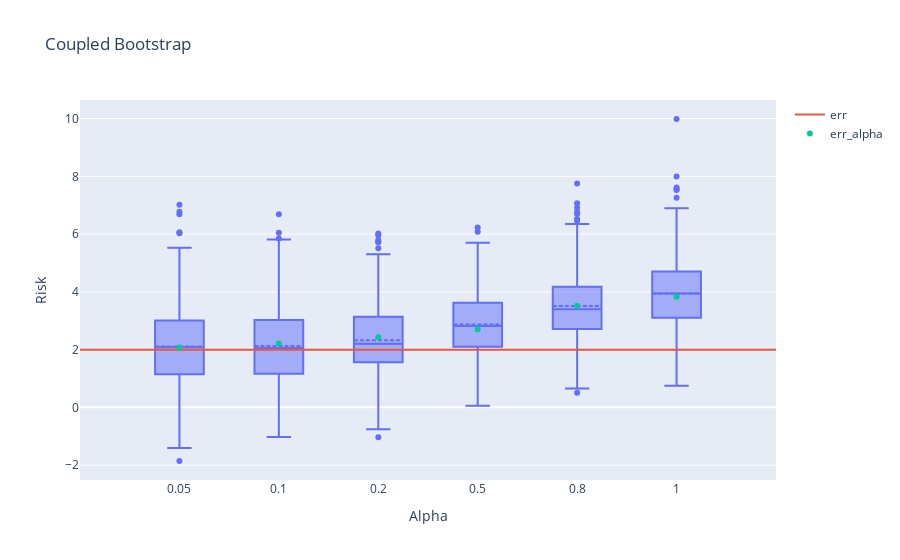

The code cell stored with this chart in its notebook:
### Code cell
fig_cb = px.box(cb_df, 
             labels={
                     "variable": "Alpha",
                     "value": "Risk"
                     },
             title="Coupled Bootstrap")
fig_cb.update_traces(boxmean=True)
fig_cb.add_trace(go.Scatter(x=[-1,6], 
                         y=[test_err.mean(),test_err.mean()], 
                         mode='lines', 
                         name='err'))
fig_cb.add_trace(go.Scatter(x=np.arange(6), 
                         y=risk_alpha, 
                         mode='markers', 
                         name='err_alpha'))
fig_cb.update_layout(
    xaxis = dict(
        tickmode = 'array',
        tickvals = np.arange(na),
        ticktext = alphas,
    )
)

### Figure 1 — Plotly figure (JSON) as saved in the notebook; plotly's stock layout.template omitted (floating-point values rounded to 4 significant figures; data arrays with more than 128 entries replaced by an {"elided": "..."} marker saying what was removed)
{"data": [{"alignmentgroup": "True", "boxmean": true, "hovertemplate": "Alpha=%{x}<br>Risk=%{y}<extra></extra>", "legendgroup": "", "marker": {"color": "#636efa"}, "name": "", "notched": false, "offsetgroup": "", "orientation": "v", "showlegend": false, "type": "box", "x": {"elided": "3000 str values"}, "x0": " ", "xaxis": "x", "y": {"elided": "3000 float values"}, "y0": " ", "yaxis": "y"}, {"mode": "lines", "name": "err", "type": "scatter", "x": [-1, 6], "y": [1.992, 1.992]}, {"mode": "markers", "name": "err_alpha", "type": "scatter", "x": [0, 1, 2, 3, 4, 5], "y": [2.072, 2.213, 2.425, 2.702, 3.52, 3.832]}], "layout": {"boxmode": "group", "legend": {"tracegroupgap": 0}, "title": {"text": "Coupled Bootstrap"}, "xaxis": {"anchor": "y", "domain": [0, 1], "tickmode": "array", "ticktext": [0.05, 0.1, 0.2, 0.5, 0.8, 1], "tickvals": [0, 1, 2, 3, 4, 5], "title": {"text": "Alpha"}}, "yaxis": {"anchor": "x", "domain": [0, 1], "title": {"text": "Risk"}}}}
